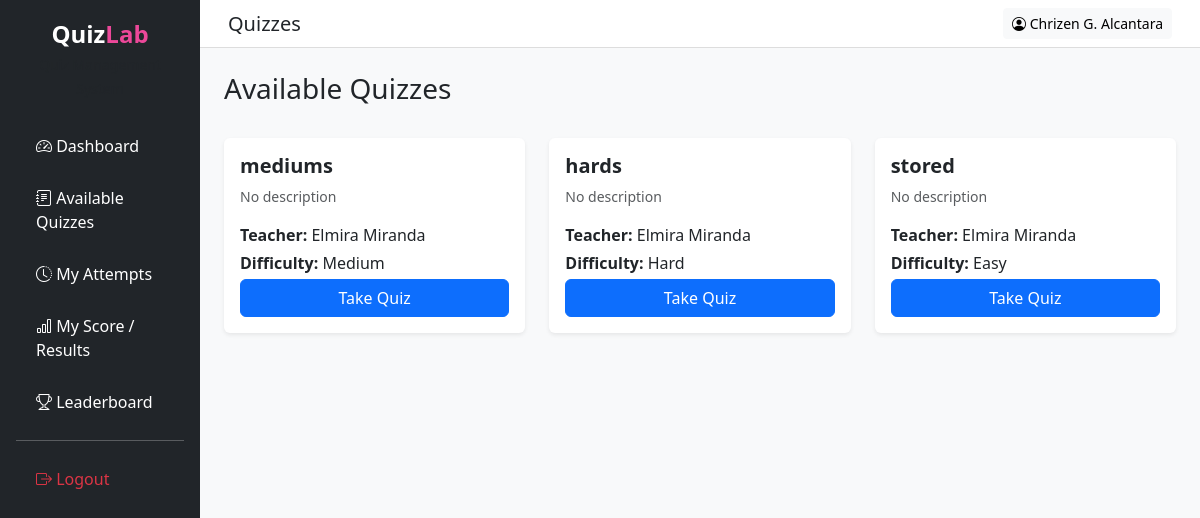
/frontend/student/available_quizzes.php (signed in), run on the app's committed database.
### tables this page shows
CREATE TABLE `quizzes` (
  `quiz_id` int(11) NOT NULL,
  `teacher_id` int(11) NOT NULL,
  `title` varchar(255) NOT NULL,
  `description` text DEFAULT NULL,
  `status` enum('draft','published') DEFAULT 'draft',
  `created_at` timestamp NOT NULL DEFAULT current_timestamp(),
  `quiz_type` enum('multiple_choice','identification','true_false','enumeration') NOT NULL DEFAULT 'multiple_choice',
  `difficulty` enum('easy','medium','hard') NOT NULL DEFAULT 'medium'
);

### frontend/student/available_quizzes.php (the view, shortened to what this page needs)
<?php
require_once "../../backend/database.php";
$stmt = $pdo->prepare("
    SELECT
        q.quiz_id,
        q.title,
        q.description,
        q.difficulty,
        q.created_at,
        CONCAT(u.firstname, ' ', u.lastname) AS teacher_name
    FROM quizzes q
    INNER JOIN users u ON q.teacher_id = u.user_id
    WHERE q.status = 'published'
    ORDER BY q.created_at DESC
");
$stmt->execute();
$quizzes = $stmt->fetchAll(PDO::FETCH_ASSOC);
?>
<!DOCTYPE html>
<html>
<head>
    <link href="https://cdn.jsdelivr.net/npm/bootstrap@5.3.2/dist/css/bootstrap.min.css" rel="stylesheet">
    <link rel="stylesheet" href="https://cdn.jsdelivr.net/npm/bootstrap-icons@1.11.1/font/bootstrap-icons.css">
    <link rel="stylesheet" href="style.css">
</head>
<body class="bg-light">
    <div class="container-fluid">
        <div class="row">
            <div class="col-md-2 p-0">
                <?php include "nav.php"; ?>
            </div>
            <div class="col-md-10 p-0">
                <nav class="navbar navbar-expand-lg topbar px-3">
                    <div class="container-fluid">
                        <h5 class="mb-0">Quizzes</h5>
                        <a href="profile.php" class="btn btn-light btn-sm">
                            <i class="bi bi-person-circle"></i> <?= htmlspecialchars($_SESSION['name']); ?>
                        </a>
                    </div>
                </nav>
                <div class="p-4">
                    <div class="d-flex justify-content-between align-items-center mb-4">
                        <h3>Available Quizzes</h3>
                    </div>
                    <div class="row">
                        <?php foreach ($quizzes as $quiz): ?>
                            <div class="col-md-4 mb-4">
                                <div class="card shadow-sm border-0 h-100">
                                    <div class="card-body d-flex flex-column">
                                        <h5 class="fw-bold">
                                            <?= htmlspecialchars($quiz['title']); ?>
                                        </h5>
                                        <p class="text-muted small">
                                            <?= htmlspecialchars($quiz['description'] ?: 'No description'); ?>
                                        </p>
                                        <p class="mb-1">
                                            <strong>Teacher:</strong>
                                            <?= htmlspecialchars($quiz['teacher_name']); ?>
                                        </p>
                                        <p class="mb-1">
                                            <strong>Difficulty:</strong>
                                            <?= ucfirst($quiz['difficulty']); ?>
                                        </p>
                                        <div class="mt-auto">
                                            <a href="take_quiz.php?id=<?= $quiz['quiz_id']; ?>"
                                                class="btn btn-primary w-100">
                                                Take Quiz
                                            </a>
                                        </div>
                                    </div>
                                </div>
                            </div>
                        <?php endforeach; ?>
                    </div>
                </div>
            </div>
        </div>
    </div>
</body>
</html>

### frontend/student/style.css (style rules this page uses)
body { background:#f5f6fa; }
.topbar { background:white; border-bottom:1px solid #ddd; }

### data on the page
quizzes: title "mediums", description "No description", teacher_name "Elmira Miranda", difficulty "Medium"
quizzes: title "hards", description "No description", teacher_name "Elmira Miranda", difficulty "Hard"
quizzes: title "stored", description "No description", teacher_name "Elmira Miranda", difficulty "Easy"

### other printed values
$_SESSION['name'] "Chrizen G. Alcantara"
